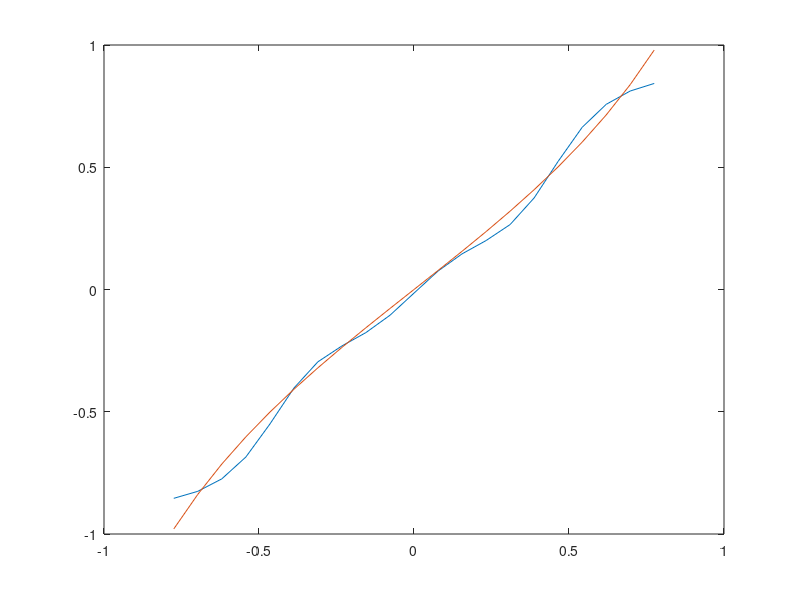

This figure's MATLAB source:

% Neural network 1-3-1 learning the tangent curve
number = 10; % used to get random input values, 10 on the negative side, 10 on the positive side
pi = 3.1; % defining value of pi
eta = 0.1;  % learning rate
limit = 0.25;	% limits of the range of inputs, eg. if limit is 0.5 i.e. 1/2, then the range is (-pi/2,pi/2)

%
%
% Nomenclature for elements in the neural network:
%
%_______________________________________________________________________________________________
% Layer 1                   |                Layer 2            |          Layer 3            |
%_______________________________________________________________________________________________
%                           |                                   |                             |
%   bias = bias_input       |         bias = bias_hidden        |     bias = bias_output      |
%                           |                                   |                             |
%   input = x_input         |        input = x_hidden           |       input = x_output      |
%                           |                                   |                             |
%   weight = w_input        |         weight = w_hidden         |      weight = w_output      |
%                           |                                   |                             |
% for the summation function:|                                  |                             |
%   output = y_first        |       output = y_second           |       output = y_third      |
%                           |                                   |                             |
% for the output of tau function:                               |                             |
%   output = x_hidden       |         output = x_output         |       output = y_target     |
%                           |                                   |                             |
% Change in weights         |                                   |                             |
%     dw_input              |           dw_hidden               |           dw_output         |
%                           |                                   |                             |
% Previous iteration weights|                                   |                             | 
%   prev_w_input            |         prev_w_hidden             |         prev_w_output       |
%                           |                                   |                             |
% Change in bias            |                                   |                             |
%   db_input                |           db_hidden               |           db_output         |
%______________________________________________________________________________________________

%Defining the input vector
x_input = -pi*limit:pi*limit/number:pi*limit;

%The actual output that the neural network needs to learn
required_output = tan(sort(x_input));
calculated_output = [];

%Initialising all variables

x_hidden = [ 1 1 1 ];
x_output = [ 1 1 1 ];

y_first = [ 1 1 1 ];
y_second = [ 1 1 1 ];
y_third = [ 1 ];

w_input = rand(1,1);
w_hidden = rand(1,3);
w_output = rand(1,3);

b_input = rand(1,1);
b_hidden = rand(1,3);
b_output = rand(1,1);

delta_output = [ 1 ];
delta_hidden = [ 1 1 1 ];
delta_input = [ 1 ];

dw_input = [ 1 ];
dw_hidden = [ 1 1 1 ];
dw_output = [ 1 1 1 ];

prev_w_input = [ 1 ];
prev_w_hidden = [ 1 1 1 ];
prev_w_output = [ 1 1 1 ];

db_input = [ 1 ];
db_hidden = [ 1 1 1 ];
db_output = [ 1 ];


%Sigmoid function G(s)
function [ out ] = sigmoidd( s )
out = (1 - exp(-2*s)) ./ (1 + exp(-2*s));
end

%Sigmoid derivative function G'(s)
function [ out ] = sigmoidd_derivative( s )
out = (4 * exp(-2*s)) ./ ((1 + exp(-2*s)) .* (1 + exp(-2*s))) ;
end


function [ out ] = forward_hidden( x , w , b )
j = 1;
for i = x
out(j)= w(j)*i + b(j);
%disp(out(j));
j= j + 1;
endfor;
end

function [ out ] = forward_output( x , w , b )
x_t = transpose(x);
out = w*x_t;
out = out + b;
end

function [ delta_hidden ] = propogate_delta_to_hidden(w_output, delta_output)
j = 1;	
for i = w_output
delta_hidden(j) = i * delta_output;
j = j+1;
endfor;
end

function [ delta_input ] = propogate_delta_to_input(w_hidden, delta_hidden)
w_hidden_t = transpose(w_hidden);
delta_input = delta_hidden*w_hidden_t;
end

printf("Initial Weights\n");
disp(w_input);
disp(w_hidden);
disp(w_output);

for iter = 1 : 110000
% Looping through all the input cases
% Select a random input from the input vector (u,y)
ctr = ceil(rand(1,1) * 21); 
% Looping through all the input cases
count = 1;

for i = x_input(ctr)
%
% Forward Pass begins:
%
delta_output = [ 1 ];
delta_hidden = [ 1 1 1 ];
delta_input = [ 1 ];

dw_input = [ 1 ];
dw_hidden = [ 1 1 1 ];
dw_output = [ 1 1 1 ];

x_hidden = [ 1 1 1 ];
x_output = [ 1 1 1 ];

y_first = [ 1 1 1 ];
y_second = [ 1 1 1 ];
y_third = [ 1 ];


% layer 1

y_first = i * w_input(1) + b_input(1);
out = sigmoidd(y_first);
x_hidden = x_hidden * out;


y_second = forward_hidden(x_hidden,w_hidden,b_hidden);

% layer 2
k = 1;	
for j = y_second
x_output(k) = sigmoidd(j);
k = k + 1;	
endfor;

% layer 3
y_third = forward_output(x_output, w_output, b_output);
y_target = sigmoidd(y_third);
%disp(y_target);

% find actual tan answer
y_expected = tan(i);	


% calculating error
delta_output = y_expected - y_target;

%Update weights only if error is greater than 0.05 or less than -0.05
if(delta_output > 0.05 || delta_output < 0.05)

delta_hidden = propogate_delta_to_hidden(w_output,delta_output);
delta_input = propogate_delta_to_input(w_hidden,delta_hidden);


%updating weights

dw_input = eta * delta_input .* sigmoidd_derivative( y_first ) .* i;
prev_w_input = w_input;
w_input = w_input + dw_input;

dw_hidden = eta * delta_hidden .* sigmoidd_derivative( y_second ) .* x_hidden;
prev_w_hidden = w_hidden;
w_hidden = w_hidden + dw_hidden;

dw_output = eta * delta_output .* sigmoidd_derivative( y_third ) .* x_output;
prev_w_output = w_output;
w_output = w_output + dw_output;
 
%updating bias

db_input = eta * delta_input .* sigmoidd_derivative( y_first );
b_input = b_input + db_input;
 
db_hidden = eta * delta_hidden .* sigmoidd_derivative( y_second );
b_hidden = b_hidden + db_hidden;

db_output = eta * delta_output .* sigmoidd_derivative( y_third );
b_output = b_output + db_output;

 
end

endfor;

endfor;


% run forward passs again to get values

count1 =1;

for i = sort(x_input)
x_hidden = [ 1 1 1 ];
x_output = [ 1 1 1 ];


y_first = [ 1 ];
y_second = [ 1 1 1 ];
y_third = [ 1 ];
% layer 1
y_first = i * w_input(1) + b_input(1);
out = sigmoidd(y_first);
x_hidden = x_hidden * out;

y_second = forward_hidden(x_hidden,w_hidden,b_hidden);

% layer 2
k = 1;	
for j = y_second
x_output(k) = sigmoidd(j);
k = k + 1;	
endfor;

% layer 3
y_third = forward_output(x_output, w_output, b_output);
y_target = sigmoidd(y_third);

calculated_output(count1) = y_target;
count1 = count1 +1;
endfor;

%Calculating Sum of average error difference
D = (1/(number*2+1)) * sqrt( sum ( calculated_output - required_output));

%Plot the graph
plot_x = sort(x_input);
plot_y1 = calculated_output;
plot_y2 = required_output;
plot(plot_x,plot_y1,plot_x,plot_y2);	

printf("Learned Weights\n");
disp(w_input);
disp(w_hidden);
disp(w_output);
printf("Sum of Average Error difference, D = ");
disp(D);








